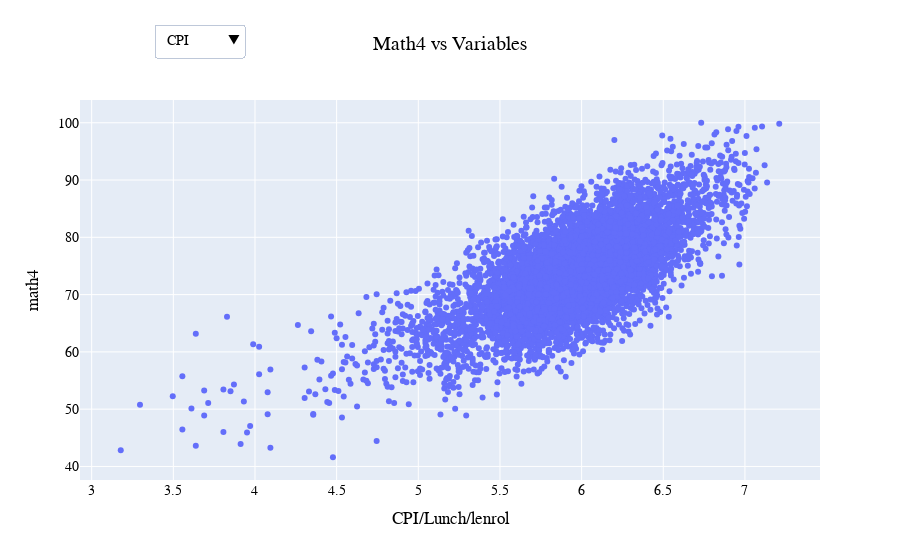

Notebook source saved alongside this figure:
### Code cell
import plotly.graph_objects as go
from plotly.subplots import make_subplots
fig = make_subplots()

fig.add_trace(go.Scatter(x=data_df['lenrol'], y=data_df['math4'],
                    mode='markers', name='House Prices', ))
fig.update_layout(title={'text':'Math4 vs Variables', "x" : 0.5},
                   xaxis_title='CPI/Lunch/lenrol',
                   yaxis_title='math4', font=dict(family='Futura', color='#000000' , size=14))
fig.update_layout(
    updatemenus=[
        dict(
            buttons=list([
                dict(
                    args=[{'x': [data_df['cpi']]}],
                    label="CPI",
                    method='restyle'
                ),
                dict(
                    args=[{'x': [data_df['lunch']]}],
                    label="Lunch",
                    method='restyle'
                ),
                dict(
                    args=[{'x': [data_df['lenrol']]}],
                    label="Lenrol",
                    method='restyle'
                ),
                dict(
                    args=[{'x': [data_df['lenrolsq']]}],
                    label="Lenrolsq",
                    method='restyle'
                ),
            ]),
            direction="down",
            showactive=True,
            x=0.1,
            xanchor="left",
            y=1.2,
            yanchor="top"
        ),
    ]
)
fig.show()

### Figure 1 — Plotly figure (JSON) as saved in the notebook; plotly's stock layout.template omitted (floating-point values rounded to 4 significant figures; data arrays with more than 128 entries replaced by an {"elided": "..."} marker saying what was removed)
{"data": [{"mode": "markers", "name": "House Prices", "type": "scatter", "x": {"elided": "7146 float values"}, "y": {"elided": "7146 float values"}}], "layout": {"font": {"color": "#000000", "family": "Futura", "size": 14}, "title": {"text": "Math4 vs Variables", "x": 0.5}, "updatemenus": [{"buttons": [{"args": [{"x": {"elided": "1x7146 float values"}}], "label": "CPI", "method": "restyle"}, {"args": [{"x": {"elided": "1x7146 float values"}}], "label": "Lunch", "method": "restyle"}, {"args": [{"x": {"elided": "1x7146 float values"}}], "label": "Lenrol", "method": "restyle"}, {"args": [{"x": {"elided": "1x7146 float values"}}], "label": "Lenrolsq", "method": "restyle"}], "direction": "down", "showactive": true, "x": 0.1, "xanchor": "left", "y": 1.2, "yanchor": "top"}], "xaxis": {"anchor": "y", "domain": [0, 1], "title": {"text": "CPI/Lunch/lenrol"}}, "yaxis": {"anchor": "x", "domain": [0, 1], "title": {"text": "math4"}}}}
